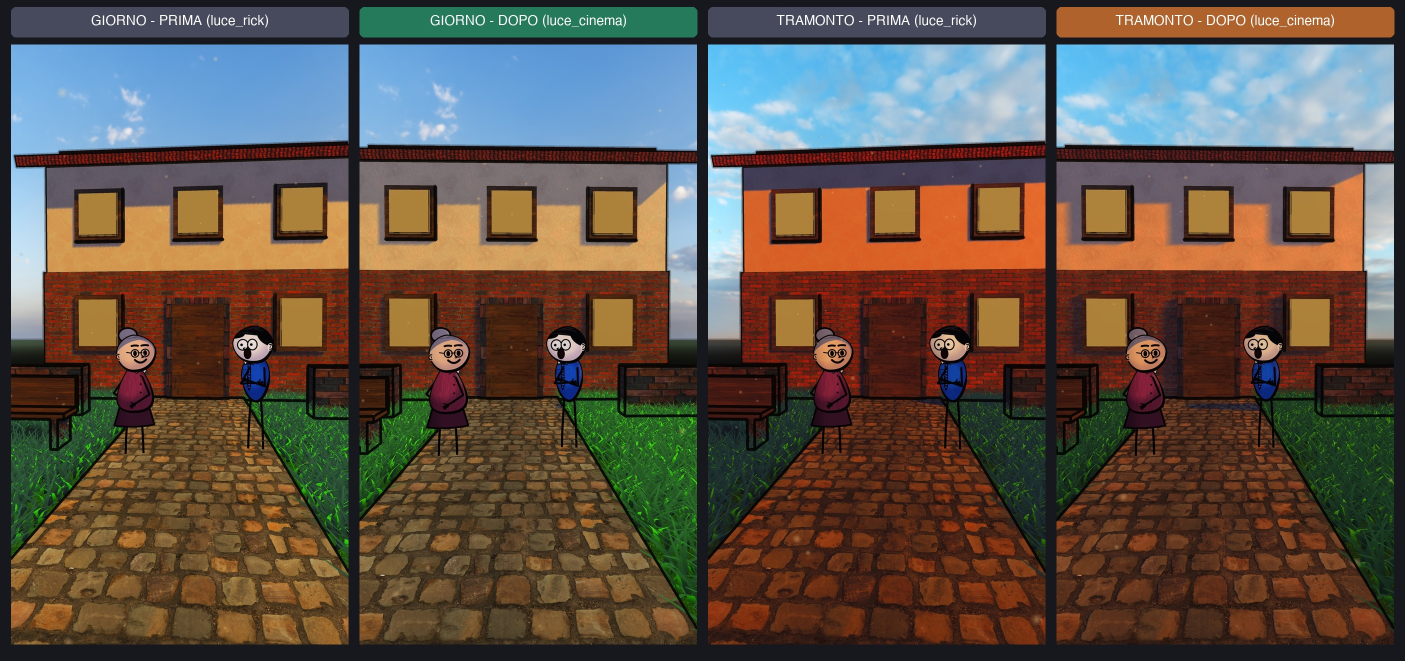
#> input picture cartoon-storie/confronti/luci_2a_esterno_prima_dopo.jpg, 2810 x 1322 px (shown at 1/2 size)
$ python confronta.py ../../../../../cartoon-storie/confronti/luci_2a_esterno_prima_dopo.jpg ../../../../../cartoon-storie/confronti/luci_2a_interno_prima_dopo.jpg ../../../../../cartoon-storie/confronti/luci_2a_interno_prima_dopo.jpg
#> lines starting #> are read from the running program, lines starting #| are printed output that depends on the picture
# Affiancati, sovrapposti al 50% e mappa delle differenze. Uso: python3 confronta.py rif.png render.png prefisso
import sys
from PIL import Image, ImageChops, ImageOps
ref = Image.open(sys.argv[1]).convert('RGB'); me = Image.open(sys.argv[2]).convert('RGB'); out = sys.argv[3]
#> further down, ref is the input picture: PIL image 2810x1322 RGB; mean R, G, B 95.7, 83, 71.8
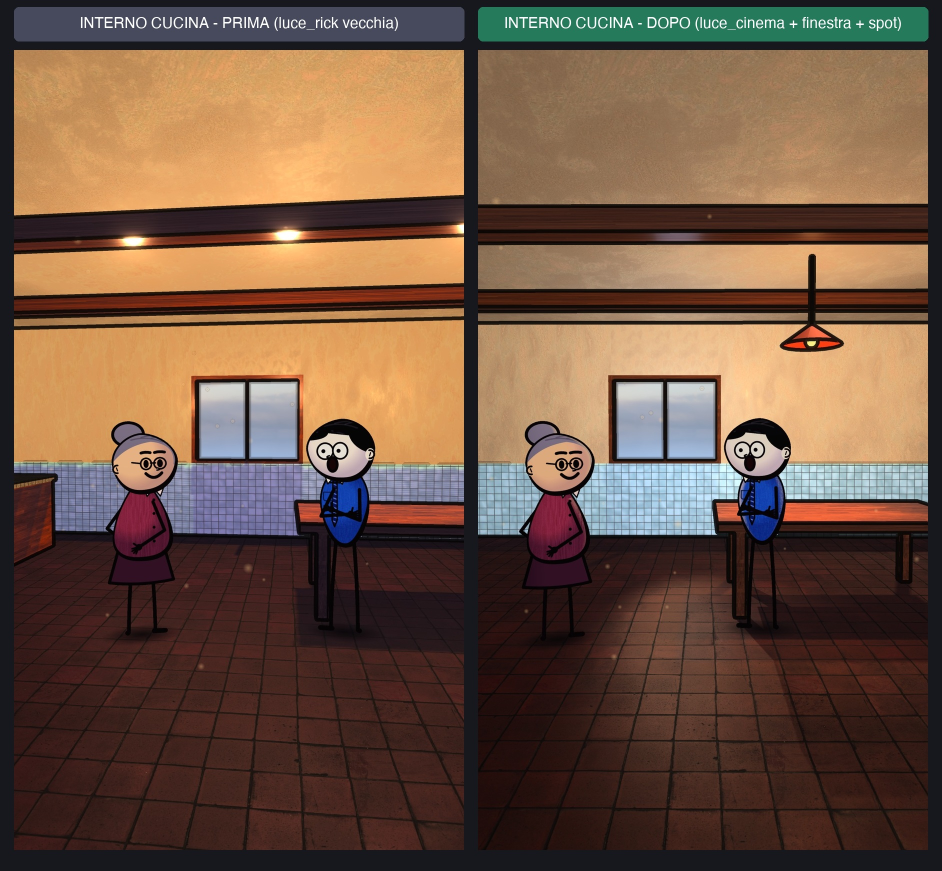
#> input picture cartoon-storie/confronti/luci_2a_interno_prima_dopo.jpg, 1884 x 1742 px (shown at 1/2 size)
#> further down, me is the input picture: PIL image 1884x1742 RGB; mean R, G, B 111.2, 84, 66.2
side = Image.new('RGB', (ref.width * 2, ref.height)); side.paste(ref, (0, 0)); side.paste(me, (ref.width, 0))
#> after `side = Image.new('RGB', (ref.width * 2, ref.height))`: side: PIL image 5620x1322 RGB; every value is 0
#> after `side.paste(ref, (0, 0))`:
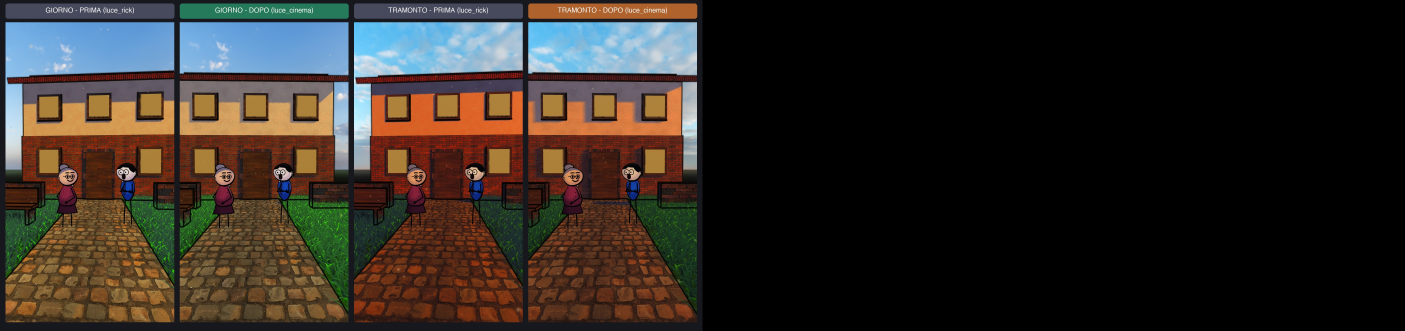
#> side: PIL image 5620x1322 RGB (shown at 1/4 size); mean R, G, B 47.9, 41.5, 35.9
#> after `side.paste(me, (ref.width, 0))`:
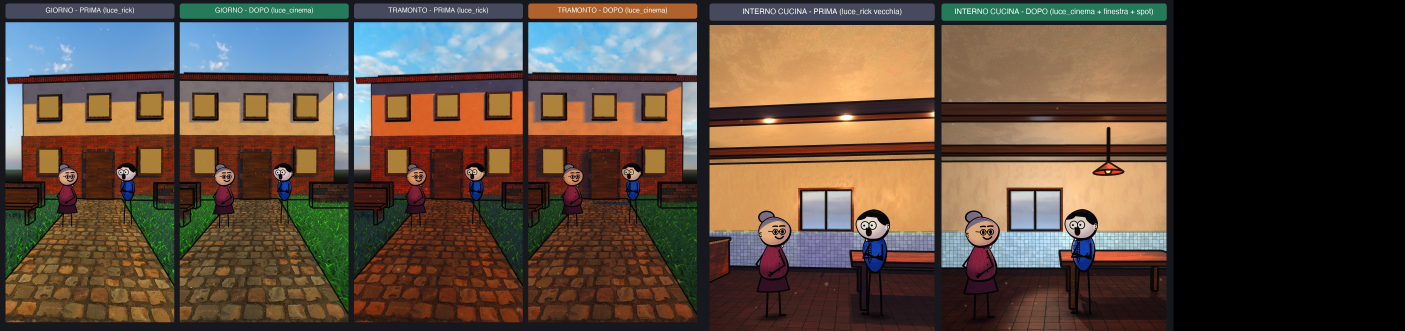
#> side: PIL image 5620x1322 RGB (shown at 1/4 size); mean R, G, B 91.3, 75.3, 62.3
side.resize((ref.width, ref.height // 2)).save(out + '_affiancati.png')
#> (the run stopped early here; a loop or call above may not have finished)
